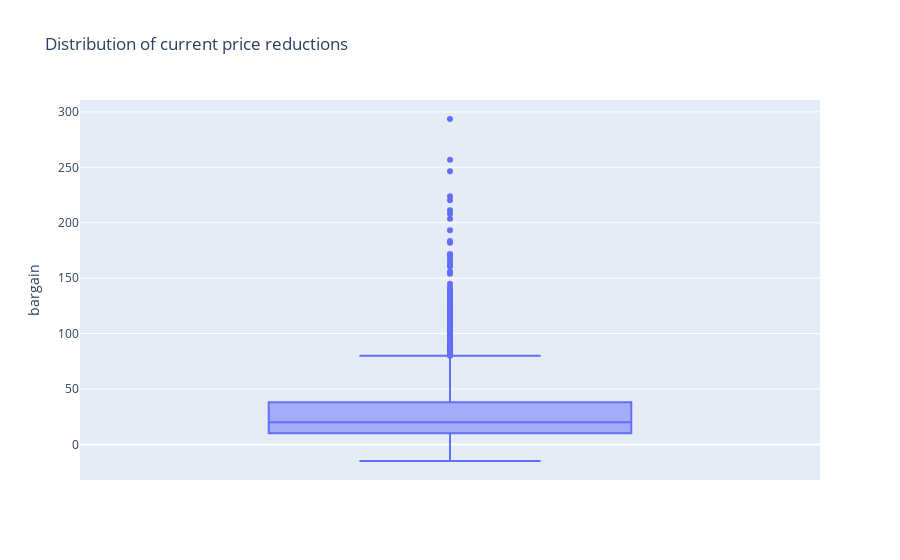

Source (notebook cell):
### Code cell
### variations in bargain prices

bargains = pd.DataFrame(dset[dset['bargain'] != 0])

fig = px.box(bargains, y='bargain', title='Distribution of current price reductions')
fig.show()

### Figure 1 — Plotly figure (JSON) as saved in the notebook; plotly's stock layout.template omitted (floating-point values rounded to 4 significant figures; data arrays with more than 128 entries replaced by an {"elided": "..."} marker saying what was removed)
{"data": [{"alignmentgroup": "True", "hovertemplate": "bargain=%{y}<extra></extra>", "legendgroup": "", "marker": {"color": "#636efa"}, "name": "", "notched": false, "offsetgroup": "", "orientation": "v", "showlegend": false, "type": "box", "x0": " ", "xaxis": "x", "y": {"elided": "7267 float values"}, "y0": " ", "yaxis": "y"}], "layout": {"boxmode": "group", "legend": {"tracegroupgap": 0}, "title": {"text": "Distribution of current price reductions"}, "xaxis": {"anchor": "y", "domain": [0, 1]}, "yaxis": {"anchor": "x", "domain": [0, 1], "title": {"text": "bargain"}}}}
